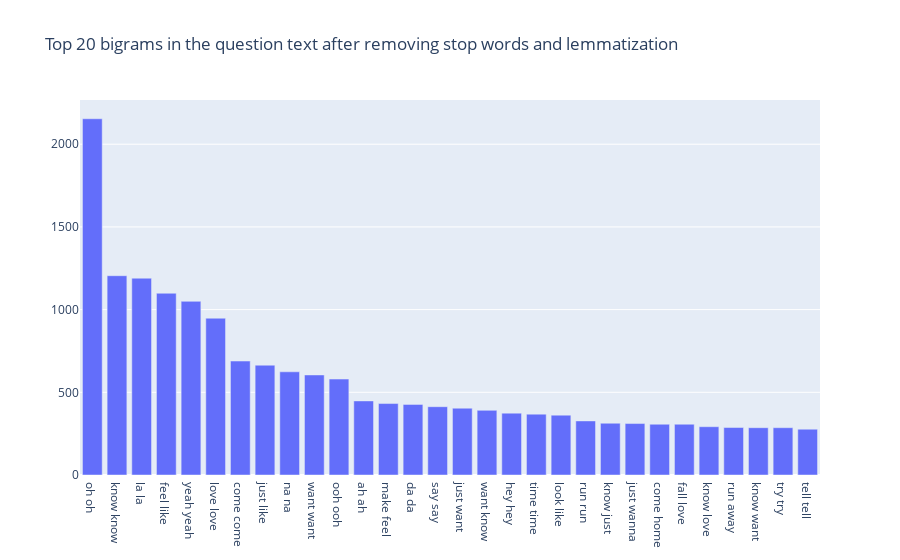

Notebook code for this chart:
### Code cell
def get_top_n_bigram(corpus, n=None):
    vec = CountVectorizer(ngram_range=(2, 2), stop_words='english').fit(corpus)
    bag_of_words = vec.transform(corpus)
    sum_words = bag_of_words.sum(axis=0) 
    words_freq = [(word, sum_words[0, idx]) for word, idx in vec.vocabulary_.items()]
    words_freq =sorted(words_freq, key = lambda x: x[1], reverse=True)
    return words_freq[:n]
common_words = get_top_n_bigram(songlyrics['cleaned_lyrics'], 30)
df3 = pd.DataFrame(common_words, columns = ['bigram' , 'count'])

fig = go.Figure([go.Bar(x=df3['bigram'], y=df3['count'])])
fig.update_layout(title=go.layout.Title(text="Top 20 bigrams in the question text after removing stop words and lemmatization"))
fig.show()

### Figure 1 — Plotly figure (JSON) as saved in the notebook; plotly's stock layout.template omitted (floating-point values rounded to 4 significant figures)
{"data": [{"type": "bar", "x": ["oh oh", "know know", "la la", "feel like", "yeah yeah", "love love", "come come", "just like", "na na", "want want", "ooh ooh", "ah ah", "make feel", "da da", "say say", "just want", "want know", "hey hey", "time time", "look like", "run run", "know just", "just wanna", "come home", "fall love", "know love", "run away", "know want", "try try", "tell tell"], "y": [2154, 1205, 1190, 1099, 1050, 948, 689, 664, 624, 605, 580, 448, 432, 427, 413, 404, 391, 374, 368, 362, 327, 313, 311, 307, 307, 292, 287, 286, 286, 277]}], "layout": {"title": {"text": "Top 20 bigrams in the question text after removing stop words and lemmatization"}}}
